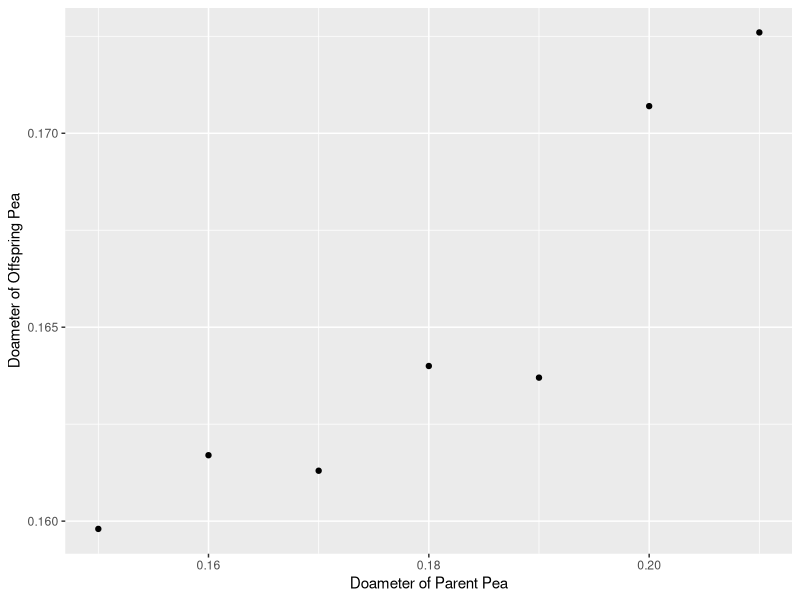
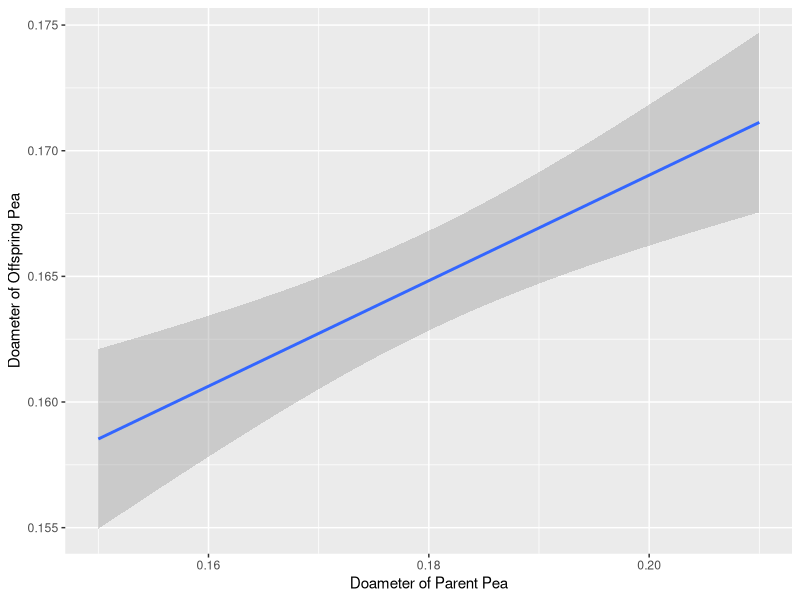
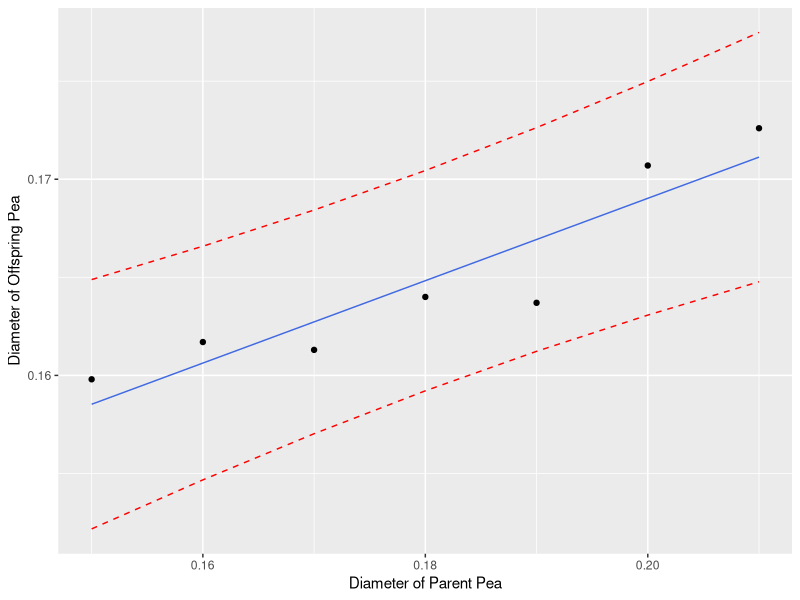

Source code (R) for these figures, in order:

#Data
peas = read.csv(header=TRUE,text='
                parent, offspring,
                0.21, 0.1726
                0.20, 0.1707
                0.19, 0.1637
                0.18, 0.1640
                0.17, 0.1613
                0.16, 0.1617
                0.15, 0.1598')


#EDA
cor(peas$parent,peas$offspring)

library(ggplot2)
qplot(parent, offspring, data = peas,
      geom="point",
      xlab = "Doameter of Parent Pea",
      ylab = "Doameter of Offspring Pea")
#Analysis:

#Response Variavle; offspring pea diameter (in)
#Explanatory Variable: parent pea diameter (in)

#Model offspring = beta0 + beta1 parent + epsilon, epsilon~N(0, sigma2)

out.peas = lm(offspring ~parent, data = peas)

#create a table of estimates and std errors
summary(out.peas)

#t-test
# Is there a statistically significant inheritance effect?
# t-test
# H0: beta1 = 0
# Ha: beta1 != 0
# t = 5.438
# pvalue = 0.00285

# we reject H0 in favor of Ha: beta1 != 0 since pvalue=0.0028 < alpha = 0.05
# There is a statically significant inheritance effect (pvalue = 0.0029)
#For a one inch increase in parent pea diameter we estimate a 0.21 increase 
#in offspring pea diameter on average.




#ANOVA F-test

#H0: no parent affect on offspring <==> H0:beta1 = 0
#Ha: is a parent affect on offspring <==> Ha:beta1 != 0

anova(out.peas)
#F = 29.577
#pvalue = 0.002852 
# we reject H0 in favor of Ha: beta1 != 0 since pvalue=0.0028 < alpha = 0.05
# There is a statically significant inheritance effect (pvalue = 0.0029)
#For a one inch increase in parent pea diameter we estimate a 0.21 increase 
#in offspring pea diameter on average.




#95% confidence Interval on beta1
confint(out.peas)
#(0.111 0.309)
#  we reject H0 in favor of Ha: beta1 != 0 since the 95% confidence interval on beta1 is (0.11, 0.309) which 
#dose not contain zero
# There is a statically significant inheritance effect (pvalue = 0.0029)
#For a one inch increase in parent pea diameter we estimate a 0.210 (95%CI: 0.111 0.309) increase 
#in offspring pea diameter on average.


#graphic showing the uncertainty in estimating the model
#graphic of uncertainty
library(ggplot2)

qplot(parent, offspring, data = peas,
      geom = "smooth", formula = y~x, 
      method = "lm", se = TRUE,
      xlab = "Doameter of Parent Pea",
      ylab = "Doameter of Offspring Pea" )

# 95% CI for E(Offspring | Parent=0.20)
predict(out.peas,newdata=data.frame(parent=0.20),interval="confidence")


# 95% PI for Parent=0.18
predict(out.peas,newdata=data.frame(parent=0.18),interval="prediction")


# graphic of uncertainty with predictions
plot.df<-cbind(peas,predict(out.peas,interval="prediction"))

ggplot(plot.df,aes(parent,offspring))+
  xlab("Diameter of Parent Pea") +
  ylab("Diameter of Offspring Pea") +
  geom_point() +
  geom_line(aes(y=fit),color="royalblue") +
  geom_line(aes(y=lwr),color="red",linetype="dashed") +
  geom_line(aes(y=upr),color="red",linetype="dashed")

# report R^2
summary(out.peas)
# % of variation in Y explained by X

